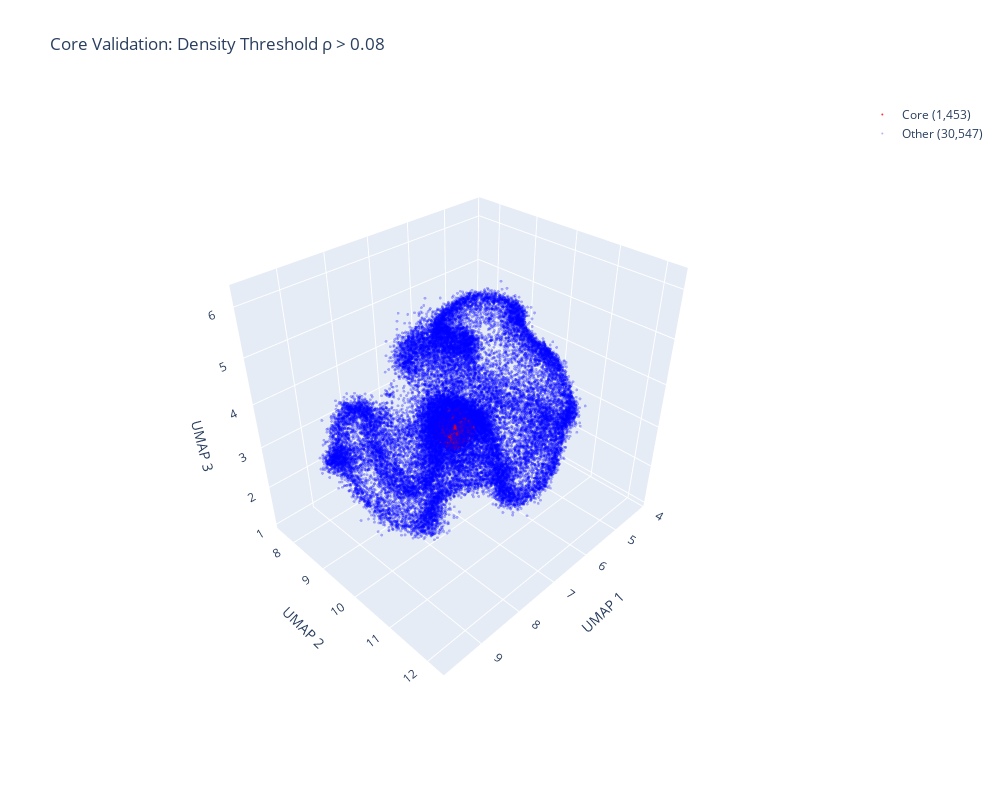

Notebook source saved alongside this figure:
### Markdown cell above
## Core Validation: Red/Blue Visualization

Red = density > 0.08 (hypothesized dense core)  
Blue = density ≤ 0.08 (everything else)

### Code cell
# Separate core from non-core based on density threshold
is_core = density > DENSITY_THRESHOLD

core_points = embedding_3d[is_core]
other_points = embedding_3d[~is_core]

print(f"Population split:")
print(f"  Core (ρ > {DENSITY_THRESHOLD}): {len(core_points):,} points")
print(f"  Other (ρ ≤ {DENSITY_THRESHOLD}): {len(other_points):,} points")

# Create interactive 3D scatter plot
# IMPORTANT: Add core (red) FIRST, then other (blue) on top
# This fixes z-ordering so blue points render in front when they're spatially in front
fig = go.Figure()

# Add core points (red) FIRST
fig.add_trace(go.Scatter3d(
    x=core_points[:, 0],
    y=core_points[:, 1],
    z=core_points[:, 2],
    mode='markers',
    marker=dict(
        size=1,
        color='red',
        opacity=0.8
    ),
    name=f'Core ({len(core_points):,})'
))

# Add non-core points (blue) SECOND (renders on top)
fig.add_trace(go.Scatter3d(
    x=other_points[:, 0],
    y=other_points[:, 1],
    z=other_points[:, 2],
    mode='markers',
    marker=dict(
        size=1,
        color='blue',
        opacity=0.3
    ),
    name=f'Other ({len(other_points):,})'
))

fig.update_layout(
    title=f'Core Validation: Density Threshold ρ > {DENSITY_THRESHOLD}',
    scene=dict(
        xaxis_title='UMAP 1',
        yaxis_title='UMAP 2',
        zaxis_title='UMAP 3',
        camera=dict(eye=dict(x=1.5, y=1.5, z=1.5)),
        aspectmode='data'
    ),
    width=1000,
    height=800,
    showlegend=True
)

fig.show()

print("\n💡 Rotate the plot to see if red points form a coherent dense core!")
print("💡 If they do, we've validated our density threshold.")

### Figure 1 — Plotly figure (JSON) as saved in the notebook; plotly's stock layout.template omitted (floating-point values rounded to 4 significant figures; data arrays with more than 128 entries replaced by an {"elided": "..."} marker saying what was removed)
{"data": [{"marker": {"color": "red", "opacity": 0.8, "size": 1}, "mode": "markers", "name": "Core (1,453)", "type": "scatter3d", "x": {"elided": "1453 float values"}, "y": {"elided": "1453 float values"}, "z": {"elided": "1453 float values"}}, {"marker": {"color": "blue", "opacity": 0.3, "size": 1}, "mode": "markers", "name": "Other (30,547)", "type": "scatter3d", "x": {"elided": "30547 float values"}, "y": {"elided": "30547 float values"}, "z": {"elided": "30547 float values"}}], "layout": {"height": 800, "scene": {"aspectmode": "data", "camera": {"eye": {"x": 1.5, "y": 1.5, "z": 1.5}}, "xaxis": {"title": {"text": "UMAP 1"}}, "yaxis": {"title": {"text": "UMAP 2"}}, "zaxis": {"title": {"text": "UMAP 3"}}}, "showlegend": true, "title": {"text": "Core Validation: Density Threshold ρ > 0.08"}, "width": 1000}}
